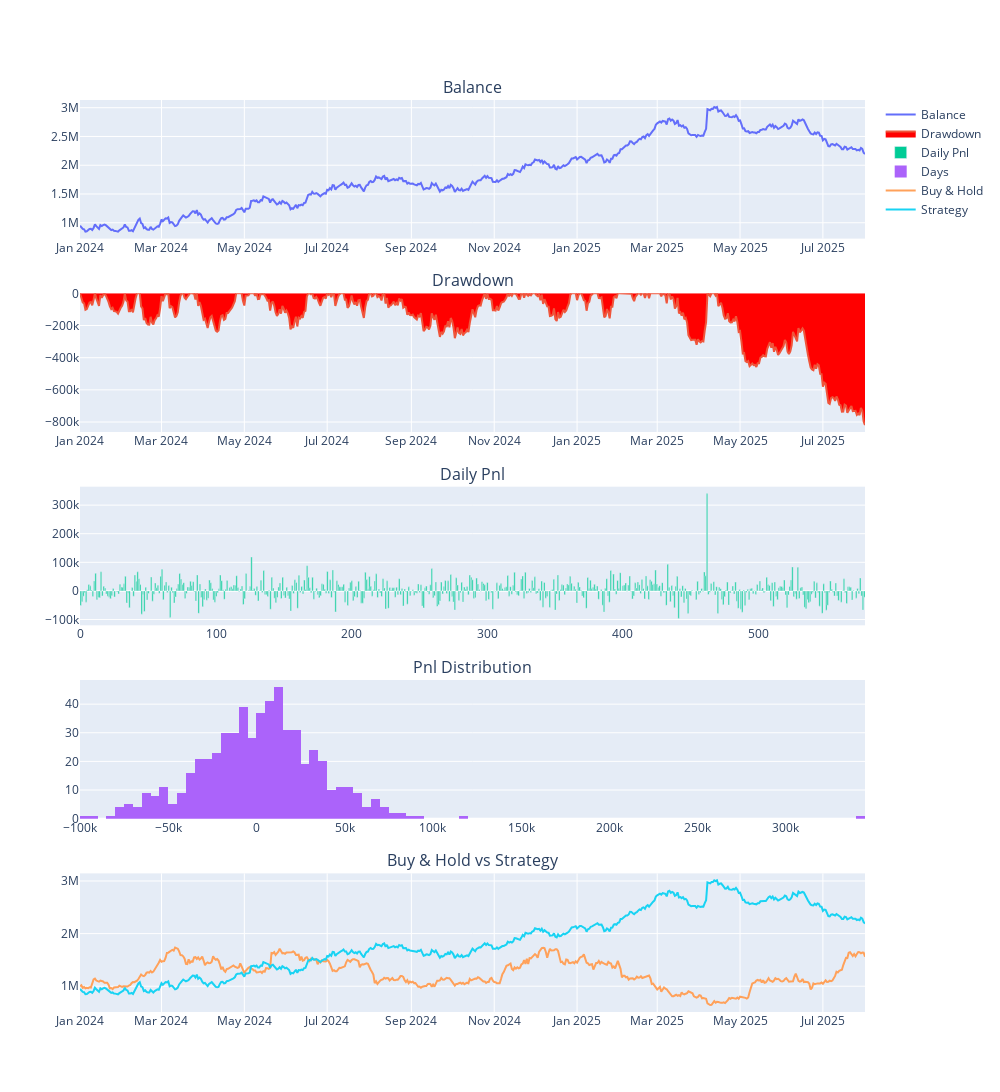

Notebook source saved alongside this figure:
### Code cell
engine.show_chart()

### Figure 1 — Plotly figure (JSON) as saved in the notebook; plotly's stock layout.template omitted (floating-point values rounded to 4 significant figures; data arrays with more than 128 entries replaced by an {"elided": "..."} marker saying what was removed)
{"data": [{"mode": "lines", "name": "Balance", "type": "scatter", "x": {"elided": "579 str values"}, "xaxis": "x", "y": {"elided": "579 float values"}, "yaxis": "y"}, {"fill": "tozeroy", "fillcolor": "red", "mode": "lines", "name": "Drawdown", "type": "scatter", "x": {"elided": "579 str values"}, "xaxis": "x2", "y": {"elided": "579 float values"}, "yaxis": "y2"}, {"name": "Daily Pnl", "type": "bar", "xaxis": "x3", "y": {"elided": "579 float values"}, "yaxis": "y3"}, {"name": "Days", "nbinsx": 100, "type": "histogram", "x": {"elided": "579 float values"}, "xaxis": "x4", "yaxis": "y4"}, {"mode": "lines", "name": "Buy & Hold", "type": "scatter", "x": {"elided": "579 str values"}, "xaxis": "x5", "y": {"elided": "579 float values"}, "yaxis": "y5"}, {"mode": "lines", "name": "Strategy", "type": "scatter", "x": {"elided": "579 str values"}, "xaxis": "x5", "y": {"elided": "579 float values"}, "yaxis": "y5"}], "layout": {"annotations": [{"font": {"size": 16}, "showarrow": false, "text": "Balance", "x": 0.5, "xanchor": "center", "xref": "paper", "y": 1, "yanchor": "bottom", "yref": "paper"}, {"font": {"size": 16}, "showarrow": false, "text": "Drawdown", "x": 0.5, "xanchor": "center", "xref": "paper", "y": 0.788, "yanchor": "bottom", "yref": "paper"}, {"font": {"size": 16}, "showarrow": false, "text": "Daily Pnl", "x": 0.5, "xanchor": "center", "xref": "paper", "y": 0.576, "yanchor": "bottom", "yref": "paper"}, {"font": {"size": 16}, "showarrow": false, "text": "Pnl Distribution", "x": 0.5, "xanchor": "center", "xref": "paper", "y": 0.364, "yanchor": "bottom", "yref": "paper"}, {"font": {"size": 16}, "showarrow": false, "text": "Buy & Hold vs Strategy", "x": 0.5, "xanchor": "center", "xref": "paper", "y": 0.152, "yanchor": "bottom", "yref": "paper"}], "height": 1200, "width": 1000, "xaxis": {"anchor": "y", "domain": [0, 1]}, "xaxis2": {"anchor": "y2", "domain": [0, 1]}, "xaxis3": {"anchor": "y3", "domain": [0, 1]}, "xaxis4": {"anchor": "y4", "domain": [0, 1]}, "xaxis5": {"anchor": "y5", "domain": [0, 1]}, "yaxis": {"anchor": "x", "domain": [0.848, 1]}, "yaxis2": {"anchor": "x2", "domain": [0.636, 0.788]}, "yaxis3": {"anchor": "x3", "domain": [0.424, 0.576]}, "yaxis4": {"anchor": "x4", "domain": [0.212, 0.364]}, "yaxis5": {"anchor": "x5", "domain": [0, 0.152]}}}
